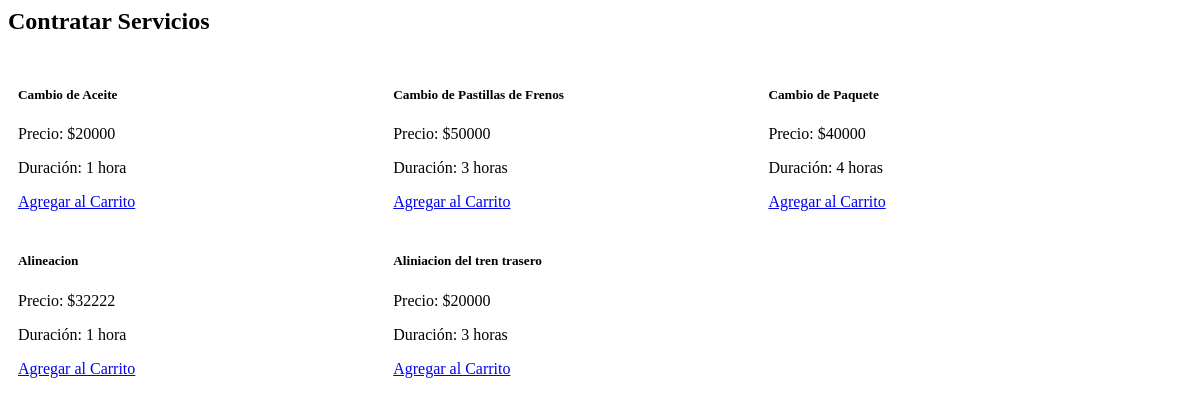
/cli_servicios/, run on an earlier commit of the app's database.
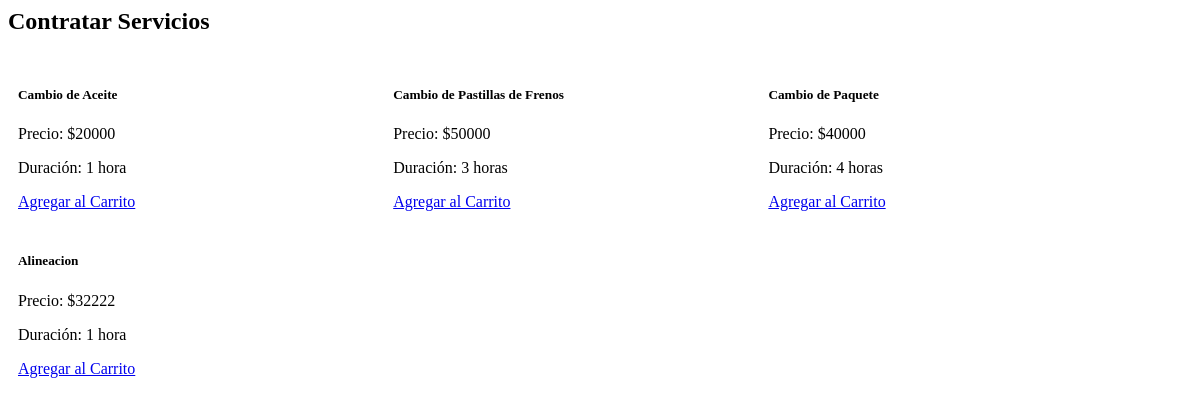
And on a later commit of the database.
### myapp/models.py (models this page shows, shortened)
class Servicio(models.Model):
    ser_id= models.AutoField(primary_key=True)
    ser_desc= models.CharField(max_length=50, null=False)
    ser_prec= models.IntegerField(null=False)
    ser_durac= models.CharField(max_length=25, null=False)

### myapp/views.py (the view)
# urls.py: path('cli_servicios/', views.cli_servicios, name='cli_servicios'),
def cli_servicios(request):
    servicios = Servicio.objects.all()
    return render(request, 'cliente/cli_servicios.html', {'servicios': servicios})

### myapp/context_processor.py (called while the page is built)
def totalCarrito(request):
    total = 0
    if "carrito" in request.session.keys():
        for key, value in request.session["carrito"].items():
            total += (value["acumulado"])
    return {"totalCarrito": total}

### myapp/templates/cliente/cli_servicios.html
<h2>Contratar Servicios</h2>
<div class="card-container" id="service-section" style="display: flex; flex-wrap: wrap;">
    {% for servicio in servicios %}
      <div class="service-card" style="flex: 0 0 30%; margin: 10px;">
        <div class="card-header">
          <h5>{{ servicio.ser_desc }} </h5>
        </div>
        <div class="card-body">
          <p>Precio: ${{ servicio.ser_prec }}</p>
          <p>Duración: {{ servicio.ser_durac }}</p>
        </div>
        <a class="informacion" href="{% url 'Add' servicio.ser_id %}">Agregar al Carrito</a>
      </div>
    {% endfor %}
  </div>

What changed in the data, as far as the page shows it:
removed Servicio: ser_desc "Aliniacion del tren trasero", ser_prec "20000", ser_durac "3 horas"
